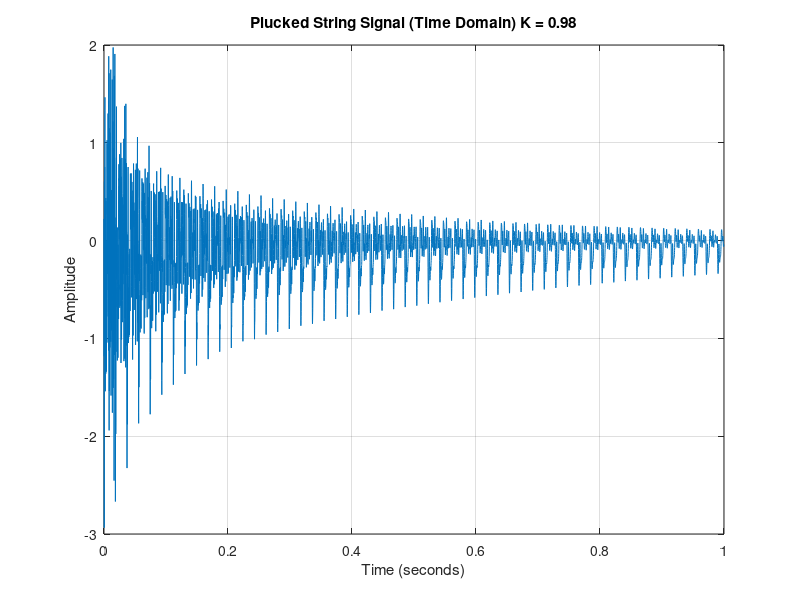
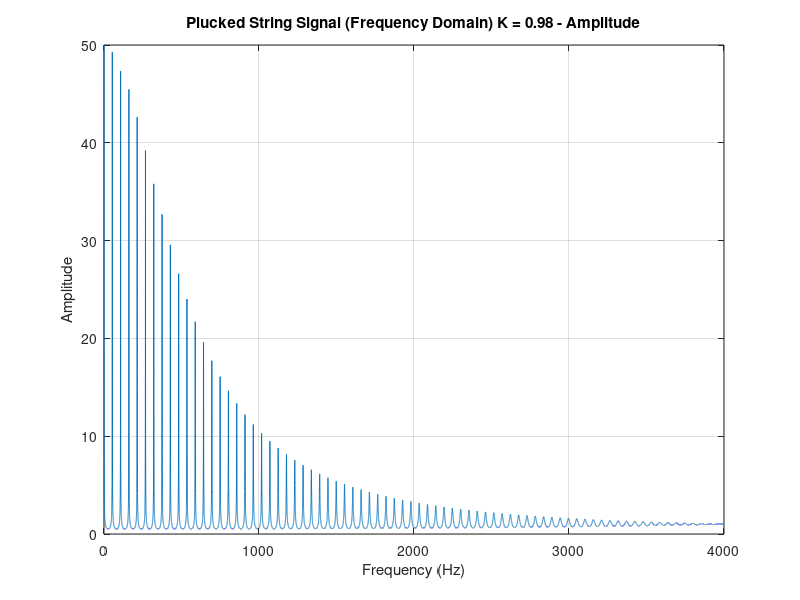
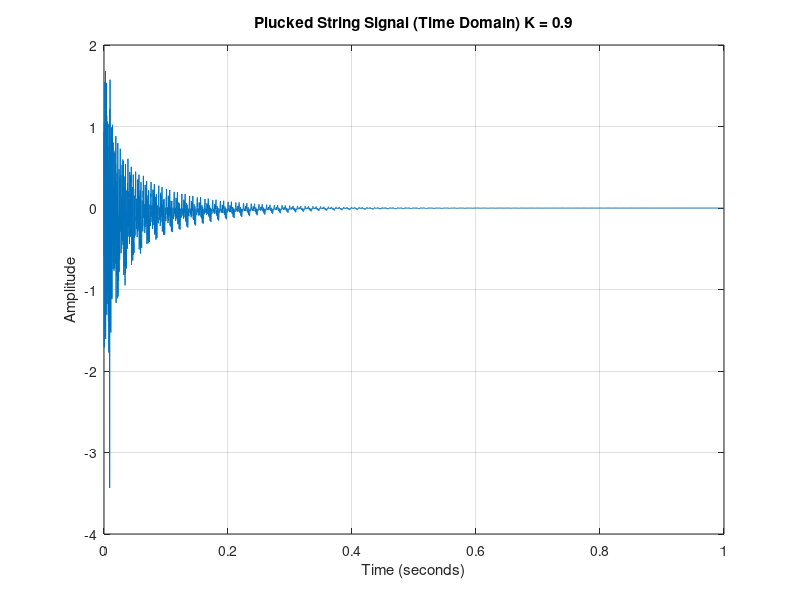
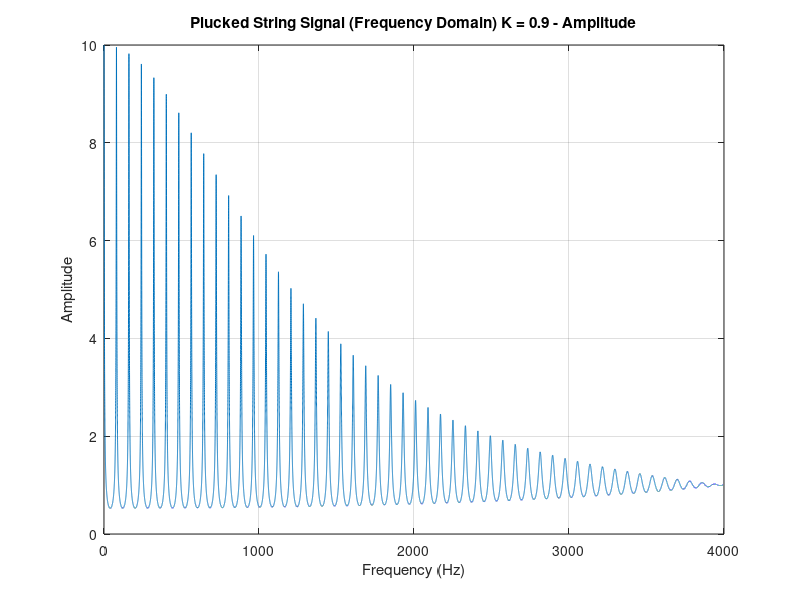

Write the MATLAB code that produced these figures, in order.
clc; close all; clear;

% Setting up required functions
u = @(n)double(n>=0);
del = @(n)double(n==0);

% Question: Transfer Function

% Transfer Function = 1/(1-0.5Kz^(-N)-0.5Kz^(-N-1))

% How many poles does it have? N

% Question: Difference Equation

% Difference Equation: y[n] = x[n] + 0.5*K*y[n-N] + 0.5*K*y[n-N-1]

% Question: What should a and b be for filter(b,a,x)

% b = 1;
% a = [1,zeros(1,N-2),-0.5*K,-0.5*K];

% Question: With Fs = 8000 what should N+L be if we want the output signal to be 1 second in duration?

% N+L=8000

N = 150;
K = 0.98;

L = 8000-N;

b = 1;
a = [1,zeros(1,N-2),-0.5*K,-0.5*K];


Fs = 8000;

x = [randn(1,N) zeros(1,L)];
y = filter(b,a,x);
t = (0:length(y)-1)/Fs;

soundsc(y,Fs);


% Does it sound like a plucked string? Yes it does
% Does it look almost periodic? Yes
% Does it sound exactly the same each time? It is random but it sounds
% generally the same.

figure;
plot(t,y);
xlim([0,1]);
grid on;
xlabel("Time (seconds)");
ylabel("Amplitude");
title("Plucked String Signal (Time Domain) K = 0.98");

[H,w] = freqz(b,a,2^16);

figure;

plot(w/pi*Fs/2,abs(H));
xlabel("Frequency (Hz)");
ylabel("Amplitude");
title("Plucked String Signal (Frequency Domain) K = 0.98 - Amplitude");
grid on;

%% Question: How could you have predicted that the output signal of the Karplus-Strong syplot is nearly periodic?
% The comb link structure, you can tell it is periodic and it is
% continously decresaing in magnitude. 

%% Run the syplot again, using different values of K

% K = 0.9

N = 100;
K = 0.90;

L = 8000-N;

b = 1;
a = [1,zeros(1,N-2),-0.5*K,-0.5*K];
Fs = 8000;

x = [randn(1,N) zeros(1,L)];
y = filter(b,a,x);
t = (0:length(y)-1)/Fs;

soundsc(y,Fs);

figure;
plot(t,y);
xlim([0,1]);
grid on;
xlabel("Time (seconds)");
ylabel("Amplitude");
title("Plucked String Signal (Time Domain) K = 0.9");

[H,w] = freqz(b,a,2^16);

figure;

plot(w/pi*Fs/2,abs(H));
xlabel("Frequency (Hz)");
ylabel("Amplitude");
title("Plucked String Signal (Frequency Domain) K = 0.9 - Amplitude");
grid on;


% K = 0.60

N = 100;
K = 0.60;

L = 8000-N;

b = 1;
a = [1,zeros(1,N-2),-0.5*K,-0.5*K];
Fs = 8000;

x = [randn(1,N) zeros(1,L)];
y = filter(b,a,x);
t = (0:length(y)-1)/Fs;

soundsc(y,Fs);

figure;
plot(t,y);
xlim([0,1]);
grid on;
xlabel("Time (seconds)");
ylabel("Amplitude");
title("Plucked String Signal (Time Domain) K = 0.6");

[H,w] = freqz(b,a,2^16);

figure;

plot(w/pi*Fs/2,abs(H));
xlabel("Frequency (Hz)");
ylabel("Amplitude");
title("Plucked String Signal (Frequency Domain) K = 0.6 - Amplitude");
grid on;


% K = 0.25

N = 100;
K = 0.25;

L = 8000-N;

b = 1;
a = [1,zeros(1,N-2),-0.5*K,-0.5*K];
Fs = 8000;

x = [randn(1,N) zeros(1,L)];
y = filter(b,a,x);
t = (0:length(y)-1)/Fs;

soundsc(y,Fs);

figure;
plot(t,y);
xlim([0,1]);
grid on;
xlabel("Time (seconds)");
ylabel("Amplitude");
title("Plucked String Signal (Time Domain) K = 0.25");

[H,w] = freqz(b,a,2^16);

figure;

plot(w/pi*Fs/2,abs(H));
xlabel("Frequency (Hz)");
ylabel("Amplitude");
title("Plucked String Signal (Frequency Domain) K = 0.25 - Amplitude");
grid on;

%% What happens when K change?
% Starting with the signal in the time domain, as K decreases and as shown
% in the graphs above, the amplitude decreases. Additionally, the sustain of the signal seem to decrease.
% As for the frequency domain, the graph seem to flatten as K decrease.

%% Run the syplot again, using different values of N


% N = 50

N = 50;
K = 0.98;

L = 8000-N;

b = 1;
a = [1,zeros(1,N-2),-0.5*K,-0.5*K];
Fs = 8000;

x = [randn(1,N) zeros(1,L)];
y = filter(b,a,x);
t = (0:length(y)-1)/Fs;

soundsc(y,Fs);

figure;
plot(t,y);
xlim([0,1]);
grid on;
xlabel("Time (seconds)");
ylabel("Amplitude");
title("Plucked String Signal (Time Domain) N = 50");

[H,w] = freqz(b,a,2^16);

figure;

plot(w/pi*Fs/2,abs(H));
xlabel("Frequency (Hz)");
ylabel("Amplitude");
title("Plucked String Signal (Frequency Domain) N = 50 - Amplitude");
grid on;


% N = 200

N = 200;
K = 0.98;

L = 8000-N;

b = 1;
a = [1,zeros(1,N-2),-0.5*K,-0.5*K];
Fs = 8000;

x = [randn(1,N) zeros(1,L)];
y = filter(b,a,x);
t = (0:length(y)-1)/Fs;

soundsc(y,Fs);

figure;
plot(t,y);
xlim([0,1]);
grid on;
xlabel("Time (seconds)");
ylabel("Amplitude");
title("Plucked String Signal (Time Domain) N = 200");

[H,w] = freqz(b,a,2^16);

figure;

plot(w/pi*Fs/2,abs(H));
xlabel("Frequency (Hz)");
ylabel("Amplitude");
title("Plucked String Signal (Frequency Domain) N = 200 - Amplitude");
grid on;



% N = 500

N = 500;
K = 0.98;

L = 8000-N;

b = 1;
a = [1,zeros(1,N-2),-0.5*K,-0.5*K];
Fs = 8000;

x = [randn(1,N) zeros(1,L)];
y = filter(b,a,x);
t = (0:length(y)-1)/Fs;

soundsc(y,Fs);

figure;
plot(t,y);
xlim([0,1]);
grid on;
xlabel("Time (seconds)");
ylabel("Amplitude");
title("Plucked String Signal (Time Domain) N = 500");

[H,w] = freqz(b,a,2^16);

figure;

plot(w/pi*Fs/2,abs(H));
xlabel("Frequency (Hz)");
ylabel("Amplitude");
title("Plucked String Signal (Frequency Domain) N = 500 - Amplitude");
grid on;

%% What happens when N change?
% Starting with the signal in the time domain, as N increase, the signal seem to decay slower.
% As for the frequency domain graph, when N increases, the signal seem to
% have its energy spread across braoder ranges compared to it being
% concentrated within a smaller number of frequencies at lower K value.

N = 100;
K = 0.98;

L = 8000-N;

b = 1;
a = [1,zeros(1,N-2),-0.5*K,-0.5*K];
Fs = 8000;

x = [1 zeros(1,L)];
y = filter(b,a,x);
t = (0:length(y)-1)/Fs;

soundsc(y,Fs);


figure;
plot(t,y);
xlim([0,1]);
grid on;
xlabel("Time (seconds)");
ylabel("Amplitude");
title("Impulse Input - Time Domain");

[H,w] = freqz(b,a,2^16);

figure;

plot(w/pi*Fs/2,abs(H));
xlabel("Frequency (Hz)");
ylabel("Amplitude");
title("Impulse Input - Frequency Domain");
grid on;

% How does this effect the sound quality of the output signal? 
% Sounds like a plucksed sound but of a much higher (unnatural) quality

% Does it sound more or less natural? 
% It sounds less natural

% Take a close look at the output signal, what do you notice?
% It seems very clean and less noisy   

b
%% Comb Filter

% Transfer Function = 1/(1-Kz^(-N))

% Difference Equation: y[n] = k*y[n-N] + x[n]

N = 100;
K = 0.98;

L = 8000-N;

b = 1;
a = [1,zeros(1,N-1),-K];
Fs = 8000;

x = [randn(1,N) zeros(1,L)];
y = filter(b,a,x);
t = (0:length(y)-1)/Fs;

soundsc(y,Fs);

figure;
plot(t,y);
xlim([0,1]);
grid on;
xlabel("Time (seconds)");
ylabel("Amplitude");
title("Plucked String Signal - Comb Filter (Time Domain)");

[H,w] = freqz(b,a,2^16);

figure;

plot(w/pi*Fs/2,abs(H));
xlabel("Frequency (Hz)");
ylabel("Amplitude");
title("Plucked String Signal - Comb Filter (Frequency Domain)");
grid on;

% How does removing the lowpass  lter e ect the sound and the frequency response of the system? 
% The pluck now sounds more metalic with frequencies of higher aplitudes,
% so it gives off this comb shape. The freuqnecy response has higher
% amplitudes for higher frequencies than it did before.

% Why is this system called a comb filter?
% The response has nothces at equal intervals like a comb.
